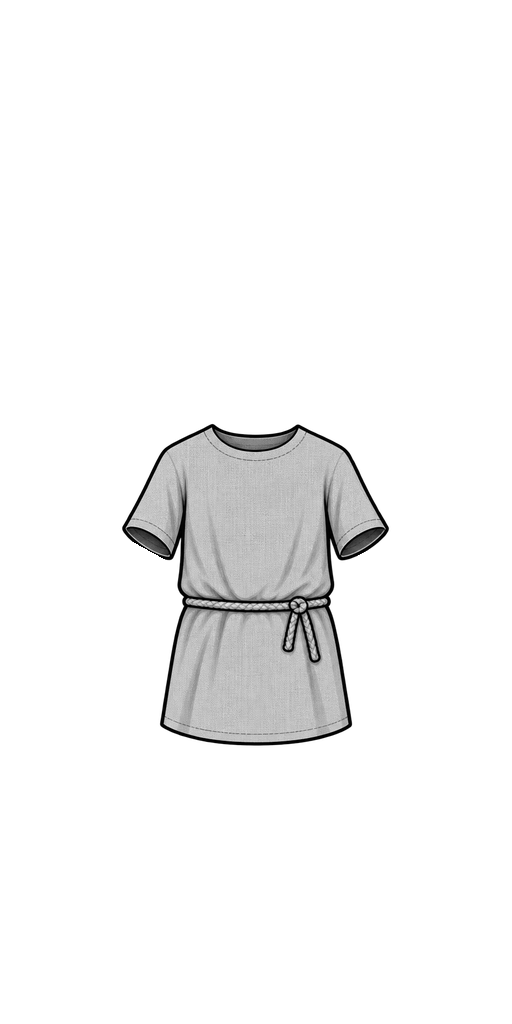
#> input picture art/conversion/fit-human-child-woven-tunic/v1/tunic-south.png, 512 x 1024 px, given in place of isolated-proposal.png, which was not available; the run also reads 1 picture not shown here
$ python register-garment-rejected-wide-cuts.py
#> lines starting #> are read from the running program, lines starting #| are printed output that depends on the picture; after the words box and inside, x2 and y2 are one past the last pixel; in counts of white or black regions, pixels touching at a corner belong together; pictures that were not available may be replaced by others from this repository, and a replacement may not be noted
"""Register isolated cloth; explicit coverage cuts preserve the fixed base limbs."""
from pathlib import Path
import hashlib,json
from PIL import Image,ImageChops,ImageDraw,ImageFont,ImageOps

HERE=Path(__file__).resolve().parent;ROOT=HERE.parents[3];BODY=ROOT/'art/conversion/body-human-child/v1'
source=Image.open(HERE/'isolated-proposal.png').convert('RGBA')
#> source is the input picture: PIL image 512x1024 RGBA; mean R, G, B, A 18.4, 18.4, 18.4, 28.3
scale=.54
views=[('south',(0,0,560,1056),(270,240),(256,426)),('east',(570,0,940,1056),(738,252),(274,433)),('north',(950,0,1490,1056),(1219,240),(256,426))]
body_model=json.loads((BODY/'model.json').read_text(encoding='utf-8'))
#> (reads art/conversion/fit-yrame-horns/v1/model.json from the repository)
model=dict(item='Woven Tunic',family='human-child',slot='Body',laterality=0,views={},canvas=[512,1024],contact=[256,950],
           palette='Neutral grayscale; independent native item foreground &y/detail y',body_sha256=hashlib.sha256((BODY/'model.json').read_bytes()).hexdigest(),
           policy='Authored child fitting, no observed equipped child or native child selector assumed',native_acceptance='Deferred until all conversions generated')
decisions=dict(source='isolated-proposal.png',common_clothing_scale=scale,views={})
assemblies=[];cloth_views=[]
for facing,region,source_anchor,target_anchor in views:
    im=source.crop(region);a=im.getchannel('A').point(lambda v:0 if v<16 else (255 if v>=240 else v));g=ImageOps.grayscale(im)
#> after `im = source.crop(region)`:
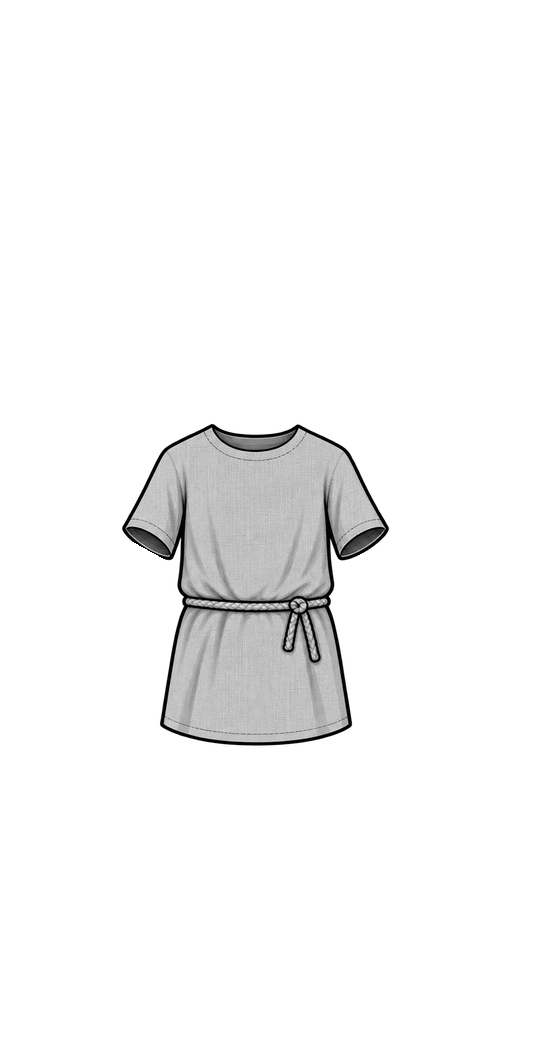
#> im: PIL image 560x1056 RGBA; mean R, G, B, A 16.3, 16.3, 16.3, 25.1; transparent parts drawn white
#> after `a = im.getchannel('A').point(lambda v: 0 if v < 16 else 255 if v >= 24`:
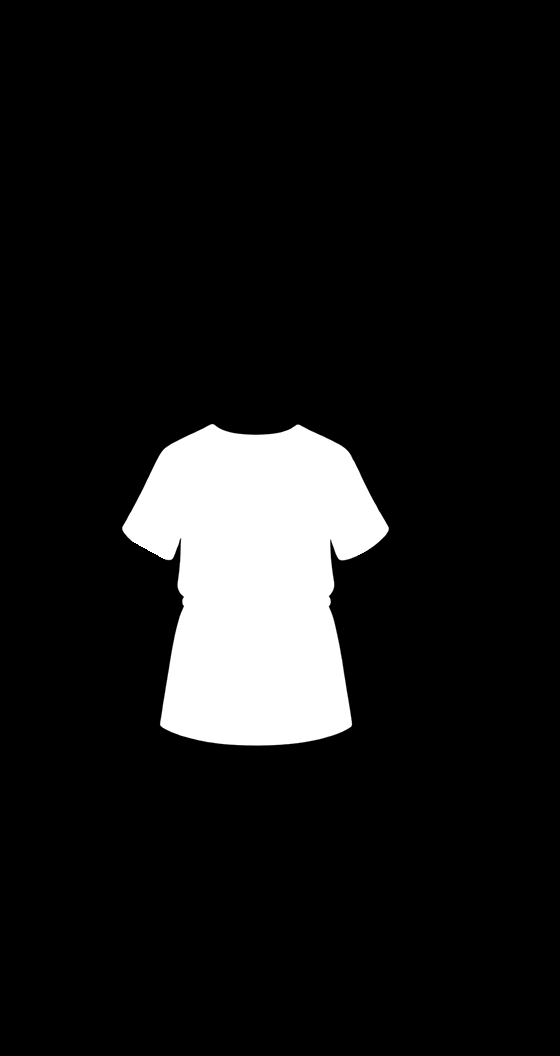
#> a: PIL image 560x1056 L; min 0, max 255, mean 25.1
#> after `g = ImageOps.grayscale(im)`:
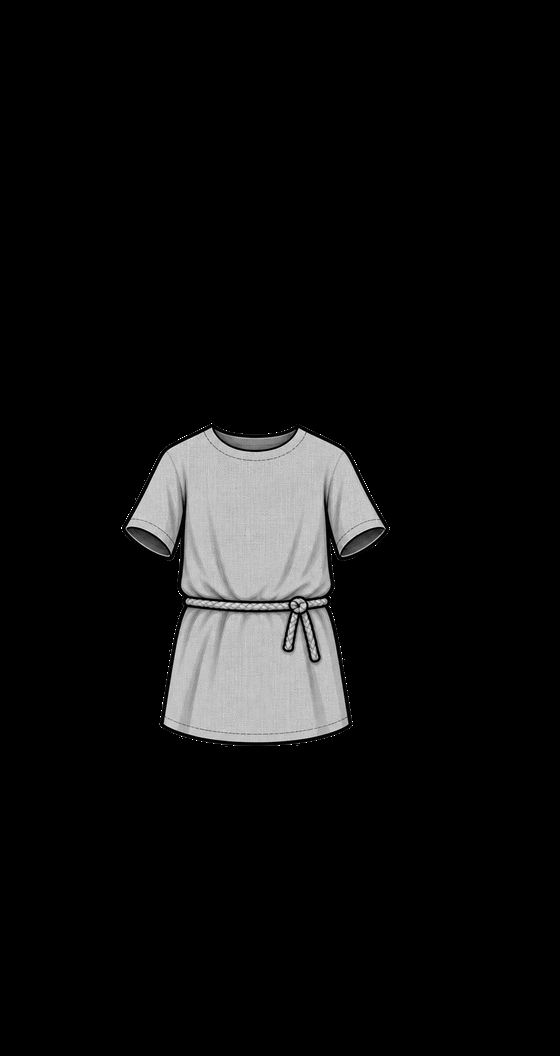
#> g: PIL image 560x1056 L; min 0, max 255, mean 16.3
    im=Image.merge('RGBA',(g,g,g,a)).resize((round(im.width*scale),round(im.height*scale)),Image.Resampling.LANCZOS)
#> im: PIL image 302x570 RGBA
    delta=(target_anchor[0]-round((source_anchor[0]-region[0])*scale),target_anchor[1]-round(source_anchor[1]*scale))
    raw=Image.new('RGBA',(512,1024));raw.paste(im,delta);raw.save(HERE/f'registered-uncut-{facing}.png')
#> after `raw = Image.new('RGBA', (512, 1024))`: raw: PIL image 512x1024 RGBA; every value is 0
#> after `raw.paste(im, delta)`:
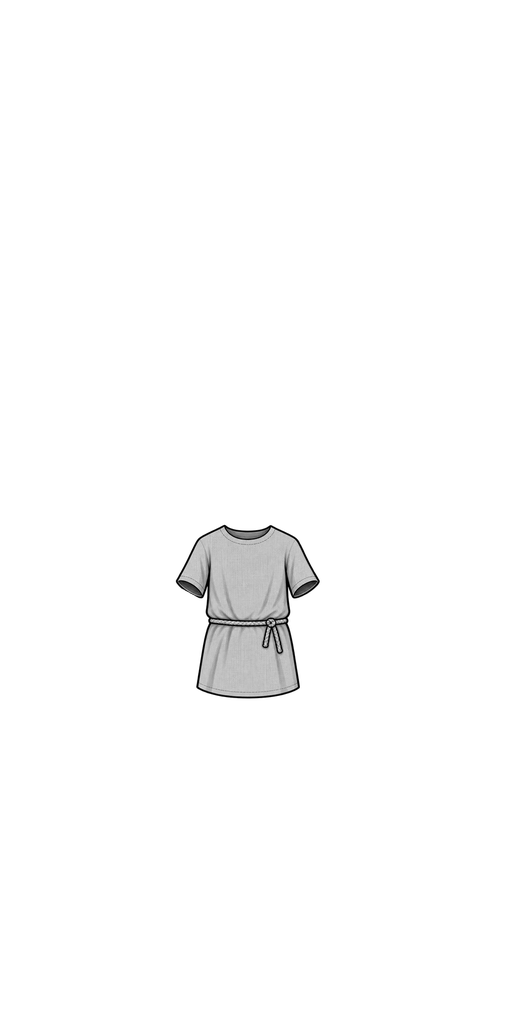
#> raw: PIL image 512x1024 RGBA; mean R, G, B, A 5.4, 5.4, 5.4, 8.3; transparent parts drawn white
    cut=Image.new('L',raw.size);draw=ImageDraw.Draw(cut)
#> after `cut = Image.new('L', raw.size)`: cut: PIL image 512x1024 L; every value is 0
    if facing in ['south','north']:
        draw.polygon([(105,552),(170,572),(185,680),(85,700)],fill=255)
        draw.polygon([(342,572),(400,544),(430,700),(327,680)],fill=255)
    else:
        draw.polygon([(252,555),(288,549),(303,599),(307,629),(301,645),(268,649),(256,628),(250,595)],fill=255)
        draw.ellipse((249,634,311,696),fill=255)
    raw.paste((0,0,0,0),mask=cut)
    raw.paste((0,0,0,0),mask=raw.getchannel('A').point(lambda v:255 if v==0 else 0))
    cut.save(HERE/f'coverage-cut-{facing}.png');raw.save(HERE/f'tunic-{facing}.png')
#> after `cut.save(HERE / f'coverage-cut-{facing}.png')`:
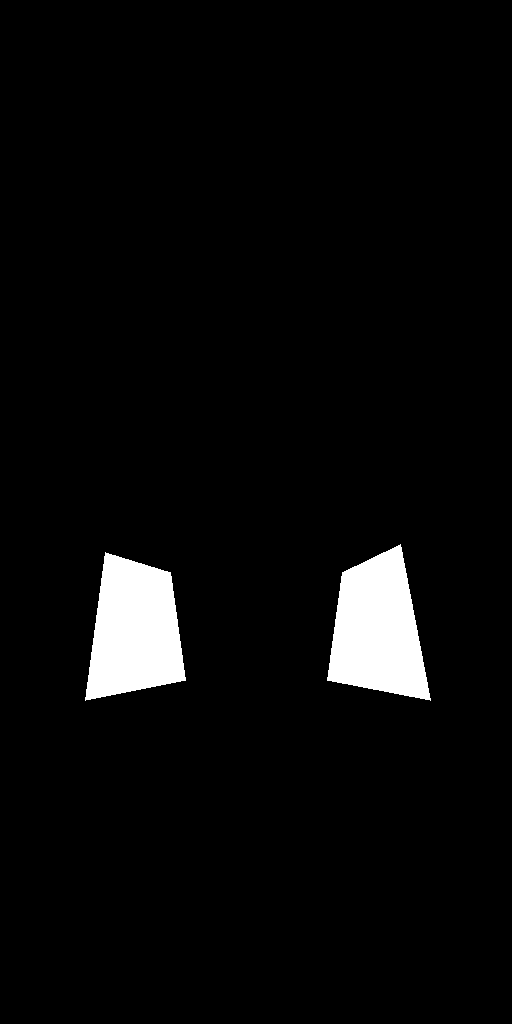
#> saved as coverage-cut-south.png: PIL image 512x1024 L; 4.1% white; 2 white regions, box (x1, y1, x2, y2) and area: (327, 544, 431, 701) 10807, (85, 552, 186, 701) 10705
#> (the run stopped early here; a loop or call above may not have finished)
